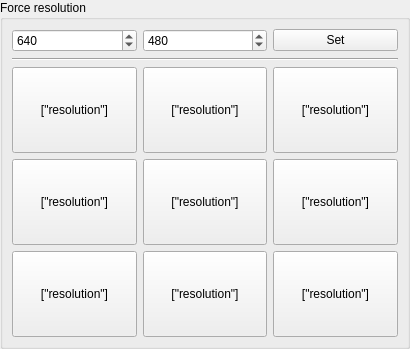
<?xml version="1.0" encoding="UTF-8"?>
<ui version="4.0">
 <class>control_panel::capture::InputResolution</class>
 <widget class="QWidget" name="ControlPanel_Capture_InputResolution">
  <property name="geometry">
   <rect>
    <x>0</x>
    <y>0</y>
    <width>410</width>
    <height>349</height>
   </rect>
  </property>
  <property name="focusPolicy">
   <enum>Qt::ClickFocus</enum>
  </property>
  <property name="windowTitle">
   <string>Dialog</string>
  </property>
  <layout class="QVBoxLayout" name="verticalLayout_2">
   <property name="spacing">
    <number>6</number>
   </property>
   <property name="leftMargin">
    <number>0</number>
   </property>
   <property name="topMargin">
    <number>0</number>
   </property>
   <property name="rightMargin">
    <number>0</number>
   </property>
   <property name="bottomMargin">
    <number>0</number>
   </property>
   <item>
    <widget class="QGroupBox" name="groupBox">
     <property name="title">
      <string>Force resolution</string>
     </property>
     <layout class="QVBoxLayout" name="verticalLayout">
      <item>
       <layout class="QHBoxLayout" name="horizontalLayout">
        <item>
         <widget class="QSpinBox" name="spinBox_customWidth">
          <property name="minimum">
           <number>1</number>
          </property>
          <property name="maximum">
           <number>700</number>
          </property>
          <property name="value">
           <number>640</number>
          </property>
         </widget>
        </item>
        <item>
         <widget class="QSpinBox" name="spinBox_customHeight">
          <property name="minimum">
           <number>1</number>
          </property>
          <property name="maximum">
           <number>700</number>
          </property>
          <property name="value">
           <number>480</number>
          </property>
         </widget>
        </item>
        <item>
         <widget class="QPushButton" name="pushButton_applyCustomResolution">
          <property name="text">
           <string>Set</string>
          </property>
         </widget>
        </item>
       </layout>
      </item>
      <item>
       <widget class="Line" name="line">
        <property name="orientation">
         <enum>Qt::Horizontal</enum>
        </property>
       </widget>
      </item>
      <item>
       <widget class="QFrame" name="frame_inputForceButtons">
        <property name="sizePolicy">
         <sizepolicy hsizetype="Preferred" vsizetype="Expanding">
          <horstretch>0</horstretch>
          <verstretch>0</verstretch>
         </sizepolicy>
        </property>
        <property name="frameShape">
         <enum>QFrame::NoFrame</enum>
        </property>
        <property name="frameShadow">
         <enum>QFrame::Plain</enum>
        </property>
        <layout class="QGridLayout" name="gridLayout">
         <property name="leftMargin">
          <number>0</number>
         </property>
         <property name="topMargin">
          <number>0</number>
         </property>
         <property name="rightMargin">
          <number>0</number>
         </property>
         <property name="bottomMargin">
          <number>0</number>
         </property>
         <property name="spacing">
          <number>6</number>
         </property>
         <item row="1" column="1">
          <widget class="QPushButton" name="pushButton_inputForce_5">
           <property name="sizePolicy">
            <sizepolicy hsizetype="Minimum" vsizetype="Expanding">
             <horstretch>0</horstretch>
             <verstretch>0</verstretch>
            </sizepolicy>
           </property>
           <property name="text">
            <string>[&quot;resolution&quot;]</string>
           </property>
           <property name="resolution" stdset="0">
            <size>
             <width>720</width>
             <height>400</height>
            </size>
           </property>
           <property name="button_idx" stdset="0">
            <number>5</number>
           </property>
          </widget>
         </item>
         <item row="2" column="1">
          <widget class="QPushButton" name="pushButton_inputForce_2">
           <property name="sizePolicy">
            <sizepolicy hsizetype="Minimum" vsizetype="Expanding">
             <horstretch>0</horstretch>
             <verstretch>0</verstretch>
            </sizepolicy>
           </property>
           <property name="text">
            <string>[&quot;resolution&quot;]</string>
           </property>
           <property name="resolution" stdset="0">
            <size>
             <width>1024</width>
             <height>768</height>
            </size>
           </property>
           <property name="button_idx" stdset="0">
            <number>2</number>
           </property>
          </widget>
         </item>
         <item row="0" column="0">
          <widget class="QPushButton" name="pushButton_inputForce_7">
           <property name="sizePolicy">
            <sizepolicy hsizetype="Minimum" vsizetype="Expanding">
             <horstretch>0</horstretch>
             <verstretch>0</verstretch>
            </sizepolicy>
           </property>
           <property name="text">
            <string>[&quot;resolution&quot;]</string>
           </property>
           <property name="resolution" stdset="0">
            <size>
             <width>320</width>
             <height>240</height>
            </size>
           </property>
           <property name="button_idx" stdset="0">
            <number>7</number>
           </property>
          </widget>
         </item>
         <item row="0" column="1">
          <widget class="QPushButton" name="pushButton_inputForce_8">
           <property name="sizePolicy">
            <sizepolicy hsizetype="Minimum" vsizetype="Expanding">
             <horstretch>0</horstretch>
             <verstretch>0</verstretch>
            </sizepolicy>
           </property>
           <property name="text">
            <string>[&quot;resolution&quot;]</string>
           </property>
           <property name="resolution" stdset="0">
            <size>
             <width>400</width>
             <height>300</height>
            </size>
           </property>
           <property name="button_idx" stdset="0">
            <number>8</number>
           </property>
          </widget>
         </item>
         <item row="0" column="2">
          <widget class="QPushButton" name="pushButton_inputForce_9">
           <property name="sizePolicy">
            <sizepolicy hsizetype="Minimum" vsizetype="Expanding">
             <horstretch>0</horstretch>
             <verstretch>0</verstretch>
            </sizepolicy>
           </property>
           <property name="text">
            <string>[&quot;resolution&quot;]</string>
           </property>
           <property name="resolution" stdset="0">
            <size>
             <width>512</width>
             <height>384</height>
            </size>
           </property>
           <property name="button_idx" stdset="0">
            <number>9</number>
           </property>
          </widget>
         </item>
         <item row="2" column="0">
          <widget class="QPushButton" name="pushButton_inputForce_1">
           <property name="sizePolicy">
            <sizepolicy hsizetype="Minimum" vsizetype="Expanding">
             <horstretch>0</horstretch>
             <verstretch>0</verstretch>
            </sizepolicy>
           </property>
           <property name="text">
            <string>[&quot;resolution&quot;]</string>
           </property>
           <property name="resolution" stdset="0">
            <size>
             <width>800</width>
             <height>600</height>
            </size>
           </property>
           <property name="button_idx" stdset="0">
            <number>1</number>
           </property>
          </widget>
         </item>
         <item row="1" column="0">
          <widget class="QPushButton" name="pushButton_inputForce_4">
           <property name="sizePolicy">
            <sizepolicy hsizetype="Minimum" vsizetype="Expanding">
             <horstretch>0</horstretch>
             <verstretch>0</verstretch>
            </sizepolicy>
           </property>
           <property name="text">
            <string>[&quot;resolution&quot;]</string>
           </property>
           <property name="resolution" stdset="0">
            <size>
             <width>640</width>
             <height>400</height>
            </size>
           </property>
           <property name="button_idx" stdset="0">
            <number>4</number>
           </property>
          </widget>
         </item>
         <item row="1" column="2">
          <widget class="QPushButton" name="pushButton_inputForce_6">
           <property name="sizePolicy">
            <sizepolicy hsizetype="Minimum" vsizetype="Expanding">
             <horstretch>0</horstretch>
             <verstretch>0</verstretch>
            </sizepolicy>
           </property>
           <property name="text">
            <string>[&quot;resolution&quot;]</string>
           </property>
           <property name="resolution" stdset="0">
            <size>
             <width>640</width>
             <height>480</height>
            </size>
           </property>
           <property name="button_idx" stdset="0">
            <number>6</number>
           </property>
          </widget>
         </item>
         <item row="2" column="2">
          <widget class="QPushButton" name="pushButton_inputForce_3">
           <property name="sizePolicy">
            <sizepolicy hsizetype="Minimum" vsizetype="Expanding">
             <horstretch>0</horstretch>
             <verstretch>0</verstretch>
            </sizepolicy>
           </property>
           <property name="text">
            <string>[&quot;resolution&quot;]</string>
           </property>
           <property name="resolution" stdset="0">
            <size>
             <width>1280</width>
             <height>1024</height>
            </size>
           </property>
           <property name="button_idx" stdset="0">
            <number>3</number>
           </property>
          </widget>
         </item>
        </layout>
       </widget>
      </item>
     </layout>
    </widget>
   </item>
  </layout>
 </widget>
 <tabstops>
  <tabstop>pushButton_inputForce_7</tabstop>
  <tabstop>pushButton_inputForce_8</tabstop>
  <tabstop>pushButton_inputForce_9</tabstop>
  <tabstop>pushButton_inputForce_4</tabstop>
  <tabstop>pushButton_inputForce_5</tabstop>
  <tabstop>pushButton_inputForce_6</tabstop>
  <tabstop>pushButton_inputForce_1</tabstop>
  <tabstop>pushButton_inputForce_2</tabstop>
  <tabstop>pushButton_inputForce_3</tabstop>
 </tabstops>
 <resources/>
 <connections/>
</ui>
